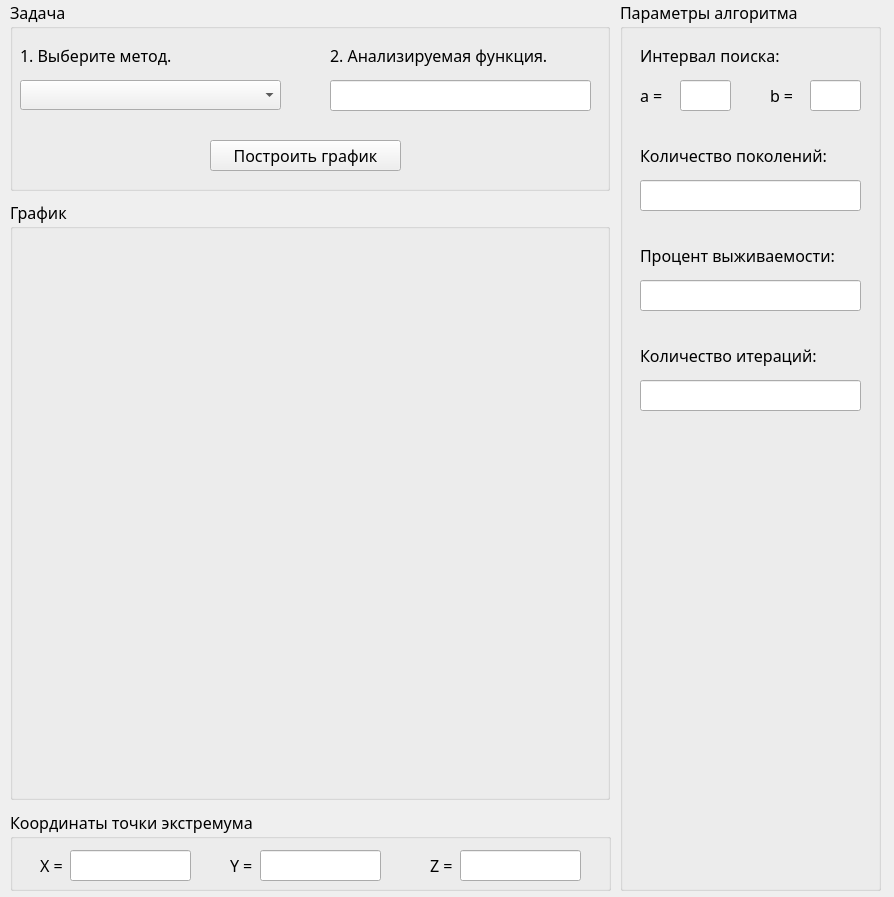
<?xml version="1.0" encoding="UTF-8"?>
<ui version="4.0">
 <class>MainWindow</class>
 <widget class="QMainWindow" name="MainWindow">
  <property name="geometry">
   <rect>
    <x>0</x>
    <y>0</y>
    <width>894</width>
    <height>897</height>
   </rect>
  </property>
  <property name="font">
   <font>
    <family>Calibri Light</family>
    <pointsize>12</pointsize>
   </font>
  </property>
  <property name="windowTitle">
   <string>Методы поисковой оптимизации</string>
  </property>
  <widget class="QWidget" name="centralwidget">
   <widget class="QGroupBox" name="groupBox">
    <property name="geometry">
     <rect>
      <x>10</x>
      <y>200</y>
      <width>600</width>
      <height>600</height>
     </rect>
    </property>
    <property name="title">
     <string>График</string>
    </property>
   </widget>
   <widget class="QGroupBox" name="groupBox_2">
    <property name="geometry">
     <rect>
      <x>10</x>
      <y>0</y>
      <width>600</width>
      <height>191</height>
     </rect>
    </property>
    <property name="title">
     <string>Задача</string>
    </property>
    <widget class="QComboBox" name="comboBox">
     <property name="geometry">
      <rect>
       <x>10</x>
       <y>80</y>
       <width>261</width>
       <height>30</height>
      </rect>
     </property>
     <property name="acceptDrops">
      <bool>false</bool>
     </property>
     <property name="autoFillBackground">
      <bool>false</bool>
     </property>
     <property name="editable">
      <bool>false</bool>
     </property>
     <property name="currentText">
      <string/>
     </property>
     <property name="currentIndex">
      <number>-1</number>
     </property>
     <property name="sizeAdjustPolicy">
      <enum>QComboBox::AdjustToContentsOnFirstShow</enum>
     </property>
     <property name="frame">
      <bool>true</bool>
     </property>
     <item>
      <property name="text">
       <string>Метод градиентного спуска с постоянным шагом</string>
      </property>
     </item>
     <item>
      <property name="text">
       <string>Симплекс-метод</string>
      </property>
     </item>
     <item>
      <property name="text">
       <string>Генетический алгоритм</string>
      </property>
     </item>
    </widget>
    <widget class="QLabel" name="label">
     <property name="geometry">
      <rect>
       <x>10</x>
       <y>40</y>
       <width>251</width>
       <height>31</height>
      </rect>
     </property>
     <property name="text">
      <string>1. Выберите метод.</string>
     </property>
    </widget>
    <widget class="QLabel" name="label_2">
     <property name="geometry">
      <rect>
       <x>320</x>
       <y>40</y>
       <width>241</width>
       <height>31</height>
      </rect>
     </property>
     <property name="text">
      <string>2. Анализируемая функция.</string>
     </property>
    </widget>
    <widget class="QLineEdit" name="lineEdit">
     <property name="geometry">
      <rect>
       <x>320</x>
       <y>80</y>
       <width>261</width>
       <height>31</height>
      </rect>
     </property>
     <property name="readOnly">
      <bool>true</bool>
     </property>
    </widget>
    <widget class="QPushButton" name="pushButton">
     <property name="geometry">
      <rect>
       <x>200</x>
       <y>140</y>
       <width>191</width>
       <height>31</height>
      </rect>
     </property>
     <property name="text">
      <string>Построить график</string>
     </property>
    </widget>
   </widget>
   <widget class="QGroupBox" name="groupBox_3">
    <property name="geometry">
     <rect>
      <x>10</x>
      <y>810</y>
      <width>601</width>
      <height>81</height>
     </rect>
    </property>
    <property name="title">
     <string>Координаты точки экстремума</string>
    </property>
    <widget class="QLabel" name="label_3">
     <property name="geometry">
      <rect>
       <x>30</x>
       <y>40</y>
       <width>55</width>
       <height>31</height>
      </rect>
     </property>
     <property name="text">
      <string>X = </string>
     </property>
    </widget>
    <widget class="QLineEdit" name="lineEdit_2">
     <property name="geometry">
      <rect>
       <x>60</x>
       <y>40</y>
       <width>121</width>
       <height>31</height>
      </rect>
     </property>
     <property name="readOnly">
      <bool>true</bool>
     </property>
    </widget>
    <widget class="QLabel" name="label_4">
     <property name="geometry">
      <rect>
       <x>220</x>
       <y>40</y>
       <width>55</width>
       <height>31</height>
      </rect>
     </property>
     <property name="text">
      <string>Y = </string>
     </property>
    </widget>
    <widget class="QLineEdit" name="lineEdit_3">
     <property name="geometry">
      <rect>
       <x>250</x>
       <y>40</y>
       <width>121</width>
       <height>31</height>
      </rect>
     </property>
     <property name="text">
      <string/>
     </property>
     <property name="readOnly">
      <bool>true</bool>
     </property>
    </widget>
    <widget class="QLineEdit" name="lineEdit_4">
     <property name="geometry">
      <rect>
       <x>450</x>
       <y>40</y>
       <width>121</width>
       <height>31</height>
      </rect>
     </property>
     <property name="text">
      <string/>
     </property>
     <property name="readOnly">
      <bool>true</bool>
     </property>
    </widget>
    <widget class="QLabel" name="label_5">
     <property name="geometry">
      <rect>
       <x>420</x>
       <y>40</y>
       <width>55</width>
       <height>31</height>
      </rect>
     </property>
     <property name="text">
      <string>Z = </string>
     </property>
    </widget>
   </widget>
   <widget class="QGroupBox" name="groupBox_4">
    <property name="geometry">
     <rect>
      <x>620</x>
      <y>0</y>
      <width>261</width>
      <height>891</height>
     </rect>
    </property>
    <property name="title">
     <string>Параметры алгоритма</string>
    </property>
    <widget class="QLabel" name="label_6">
     <property name="geometry">
      <rect>
       <x>20</x>
       <y>40</y>
       <width>201</width>
       <height>31</height>
      </rect>
     </property>
     <property name="text">
      <string>Интервал поиска:</string>
     </property>
    </widget>
    <widget class="QLabel" name="label_7">
     <property name="geometry">
      <rect>
       <x>20</x>
       <y>80</y>
       <width>41</width>
       <height>31</height>
      </rect>
     </property>
     <property name="text">
      <string>a = </string>
     </property>
    </widget>
    <widget class="QLineEdit" name="lineEdit_5">
     <property name="geometry">
      <rect>
       <x>60</x>
       <y>80</y>
       <width>51</width>
       <height>31</height>
      </rect>
     </property>
    </widget>
    <widget class="QLabel" name="label_8">
     <property name="geometry">
      <rect>
       <x>150</x>
       <y>80</y>
       <width>41</width>
       <height>31</height>
      </rect>
     </property>
     <property name="text">
      <string>b = </string>
     </property>
    </widget>
    <widget class="QLineEdit" name="lineEdit_6">
     <property name="geometry">
      <rect>
       <x>190</x>
       <y>80</y>
       <width>51</width>
       <height>31</height>
      </rect>
     </property>
    </widget>
    <widget class="QLabel" name="label_9">
     <property name="geometry">
      <rect>
       <x>20</x>
       <y>140</y>
       <width>201</width>
       <height>31</height>
      </rect>
     </property>
     <property name="text">
      <string>Количество поколений:</string>
     </property>
    </widget>
    <widget class="QLineEdit" name="lineEdit_7">
     <property name="geometry">
      <rect>
       <x>20</x>
       <y>180</y>
       <width>221</width>
       <height>31</height>
      </rect>
     </property>
    </widget>
    <widget class="QLabel" name="label_10">
     <property name="geometry">
      <rect>
       <x>20</x>
       <y>240</y>
       <width>221</width>
       <height>31</height>
      </rect>
     </property>
     <property name="text">
      <string>Процент выживаемости:</string>
     </property>
    </widget>
    <widget class="QLineEdit" name="lineEdit_8">
     <property name="geometry">
      <rect>
       <x>20</x>
       <y>280</y>
       <width>221</width>
       <height>31</height>
      </rect>
     </property>
    </widget>
    <widget class="QLabel" name="label_11">
     <property name="geometry">
      <rect>
       <x>20</x>
       <y>340</y>
       <width>201</width>
       <height>31</height>
      </rect>
     </property>
     <property name="text">
      <string>Количество итераций:</string>
     </property>
    </widget>
    <widget class="QLineEdit" name="lineEdit_9">
     <property name="geometry">
      <rect>
       <x>20</x>
       <y>380</y>
       <width>221</width>
       <height>31</height>
      </rect>
     </property>
    </widget>
   </widget>
  </widget>
 </widget>
 <resources/>
 <connections/>
</ui>
